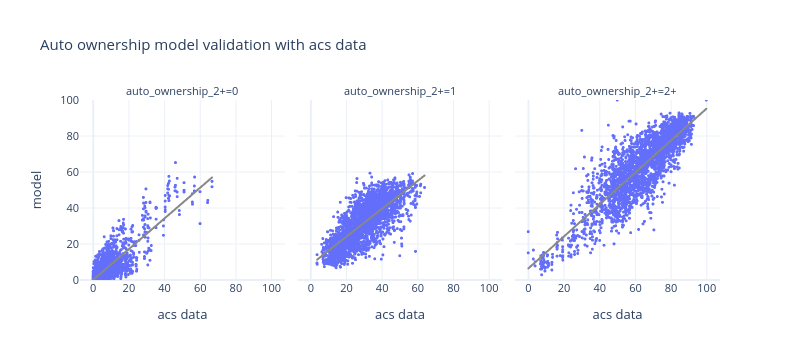

Source (notebook cell):
### Markdown cell above
- scatterplot

### Code cell
df_plot = pd.pivot(bg_auto_ownership, index=['block_group_id','auto_ownership_2+'], columns='source', values='percentage').reset_index()



fig = px.scatter(df_plot, x="acs data", y="model", trendline="ols", trendline_color_override='rgb(136, 136, 136)',
                 template="plotly_white",
                 facet_col='auto_ownership_2+', height=400, width=1000,
                 title="Auto ownership model validation with acs data")
fig.update_xaxes(dtick=20)
fig.update_yaxes(dtick=20,range=[0, 100])
fig.update_traces(marker_size=3)
fig.update_layout(height=360, width=800, font=dict(size=11))
fig.show()

### Figure 1 — Plotly figure (JSON) as saved in the notebook; plotly's stock layout.template omitted (floating-point values rounded to 4 significant figures; data arrays with more than 128 entries replaced by an {"elided": "..."} marker saying what was removed)
{"data": [{"hovertemplate": "auto_ownership_2+=0<br>acs data=%{x}<br>model=%{y}<extra></extra>", "legendgroup": "", "marker": {"color": "#636efa", "size": 3, "symbol": "circle"}, "mode": "markers", "name": "", "showlegend": false, "type": "scattergl", "x": {"elided": "2641 float values"}, "xaxis": "x", "y": {"elided": "2641 float values"}, "yaxis": "y"}, {"hovertemplate": "<b>OLS trendline</b><br>model = 0.852804 * acs data + 0.065945<br>R<sup>2</sup>=0.703562<br><br>auto_ownership_2+=0<br>acs data=%{x}<br>model=%{y} <b>(trend)</b><extra></extra>", "legendgroup": "", "line": {"color": "rgb(136, 136, 136)"}, "marker": {"color": "#636efa", "size": 3, "symbol": "circle"}, "mode": "lines", "name": "", "showlegend": false, "type": "scattergl", "x": {"elided": "2552 float values"}, "xaxis": "x", "y": {"elided": "2552 float values"}, "yaxis": "y"}, {"hovertemplate": "auto_ownership_2+=1<br>acs data=%{x}<br>model=%{y}<extra></extra>", "legendgroup": "", "marker": {"color": "#636efa", "size": 3, "symbol": "circle"}, "mode": "markers", "name": "", "showlegend": false, "type": "scattergl", "x": {"elided": "2641 float values"}, "xaxis": "x2", "y": {"elided": "2641 float values"}, "yaxis": "y2"}, {"hovertemplate": "<b>OLS trendline</b><br>model = 0.774913 * acs data + 8.51851<br>R<sup>2</sup>=0.600603<br><br>auto_ownership_2+=1<br>acs data=%{x}<br>model=%{y} <b>(trend)</b><extra></extra>", "legendgroup": "", "line": {"color": "rgb(136, 136, 136)"}, "marker": {"color": "#636efa", "size": 3, "symbol": "circle"}, "mode": "lines", "name": "", "showlegend": false, "type": "scattergl", "x": {"elided": "2631 float values"}, "xaxis": "x2", "y": {"elided": "2631 float values"}, "yaxis": "y2"}, {"hovertemplate": "auto_ownership_2+=2+<br>acs data=%{x}<br>model=%{y}<extra></extra>", "legendgroup": "", "marker": {"color": "#636efa", "size": 3, "symbol": "circle"}, "mode": "markers", "name": "", "showlegend": false, "type": "scattergl", "x": {"elided": "2641 float values"}, "xaxis": "x3", "y": {"elided": "2641 float values"}, "yaxis": "y3"}, {"hovertemplate": "<b>OLS trendline</b><br>model = 0.88725 * acs data + 6.37253<br>R<sup>2</sup>=0.729102<br><br>auto_ownership_2+=2+<br>acs data=%{x}<br>model=%{y} <b>(trend)</b><extra></extra>", "legendgroup": "", "line": {"color": "rgb(136, 136, 136)"}, "marker": {"color": "#636efa", "size": 3, "symbol": "circle"}, "mode": "lines", "name": "", "showlegend": false, "type": "scattergl", "x": {"elided": "2633 float values"}, "xaxis": "x3", "y": {"elided": "2633 float values"}, "yaxis": "y3"}], "layout": {"annotations": [{"font": {}, "showarrow": false, "text": "auto_ownership_2+=0", "x": 0.16, "xanchor": "center", "xref": "paper", "y": 1.0, "yanchor": "bottom", "yref": "paper"}, {"font": {}, "showarrow": false, "text": "auto_ownership_2+=1", "x": 0.5, "xanchor": "center", "xref": "paper", "y": 1.0, "yanchor": "bottom", "yref": "paper"}, {"font": {}, "showarrow": false, "text": "auto_ownership_2+=2+", "x": 0.84, "xanchor": "center", "xref": "paper", "y": 1.0, "yanchor": "bottom", "yref": "paper"}], "font": {"size": 11}, "height": 360, "legend": {"tracegroupgap": 0}, "title": {"text": "Auto ownership model validation with acs data"}, "width": 800, "xaxis": {"anchor": "y", "domain": [0.0, 0.32], "dtick": 20, "title": {"text": "acs data"}}, "xaxis2": {"anchor": "y2", "domain": [0.34, 0.66], "dtick": 20, "matches": "x", "title": {"text": "acs data"}}, "xaxis3": {"anchor": "y3", "domain": [0.68, 1.0], "dtick": 20, "matches": "x", "title": {"text": "acs data"}}, "yaxis": {"anchor": "x", "domain": [0.0, 1.0], "dtick": 20, "range": [0, 100], "title": {"text": "model"}}, "yaxis2": {"anchor": "x2", "domain": [0.0, 1.0], "dtick": 20, "matches": "y", "range": [0, 100], "showticklabels": false}, "yaxis3": {"anchor": "x3", "domain": [0.0, 1.0], "dtick": 20, "matches": "y", "range": [0, 100], "showticklabels": false}}}
